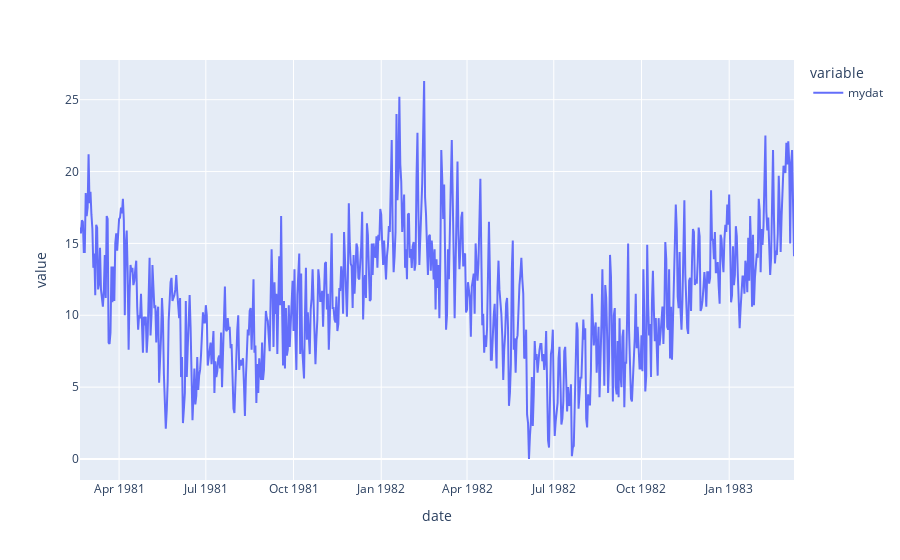

Notebook cell for this chart:
### Code cell
import plotly_express as px
new_df = df.resample('D').mean()
display(new_df)
plot = px.line(new_df)
plot.show()

### Figure 1 — Plotly figure (JSON) as saved in the notebook; plotly's stock layout.template omitted (floating-point values rounded to 4 significant figures; data arrays with more than 128 entries replaced by an {"elided": "..."} marker saying what was removed)
{"data": [{"hovertemplate": "variable=mydat<br>date=%{x}<br>value=%{y}<extra></extra>", "legendgroup": "mydat", "line": {"color": "#636efa", "dash": "solid"}, "marker": {"symbol": "circle"}, "mode": "lines", "name": "mydat", "orientation": "v", "showlegend": true, "type": "scatter", "x": {"elided": "750 str values"}, "xaxis": "x", "y": {"elided": "750 float values"}, "yaxis": "y"}], "layout": {"legend": {"title": {"text": "variable"}, "tracegroupgap": 0}, "margin": {"t": 60}, "xaxis": {"anchor": "y", "domain": [0, 1], "title": {"text": "date"}}, "yaxis": {"anchor": "x", "domain": [0, 1], "title": {"text": "value"}}}}
